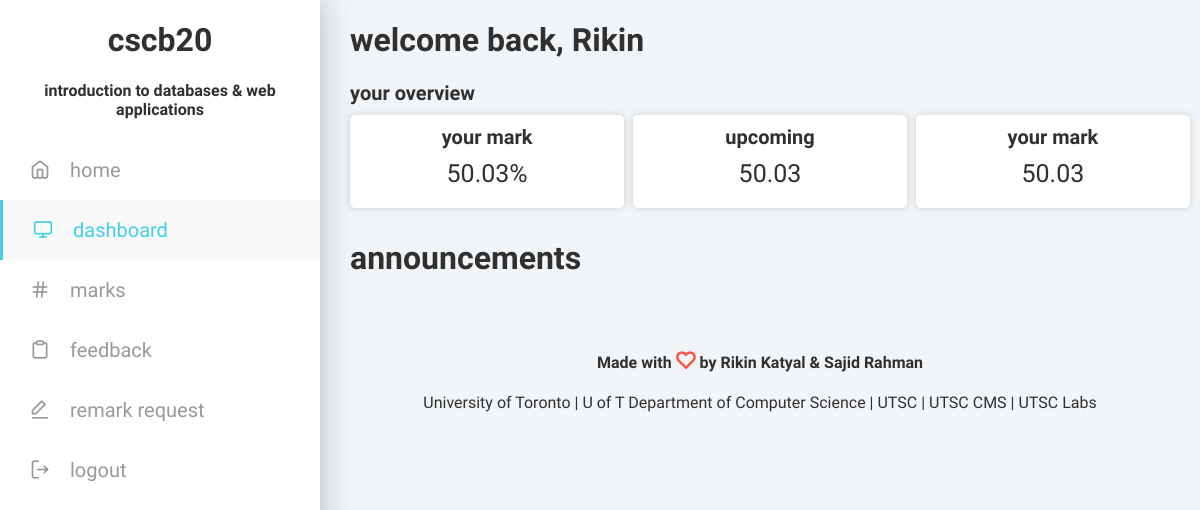
Page /dashboard/ (signed in) on the earlier database version.
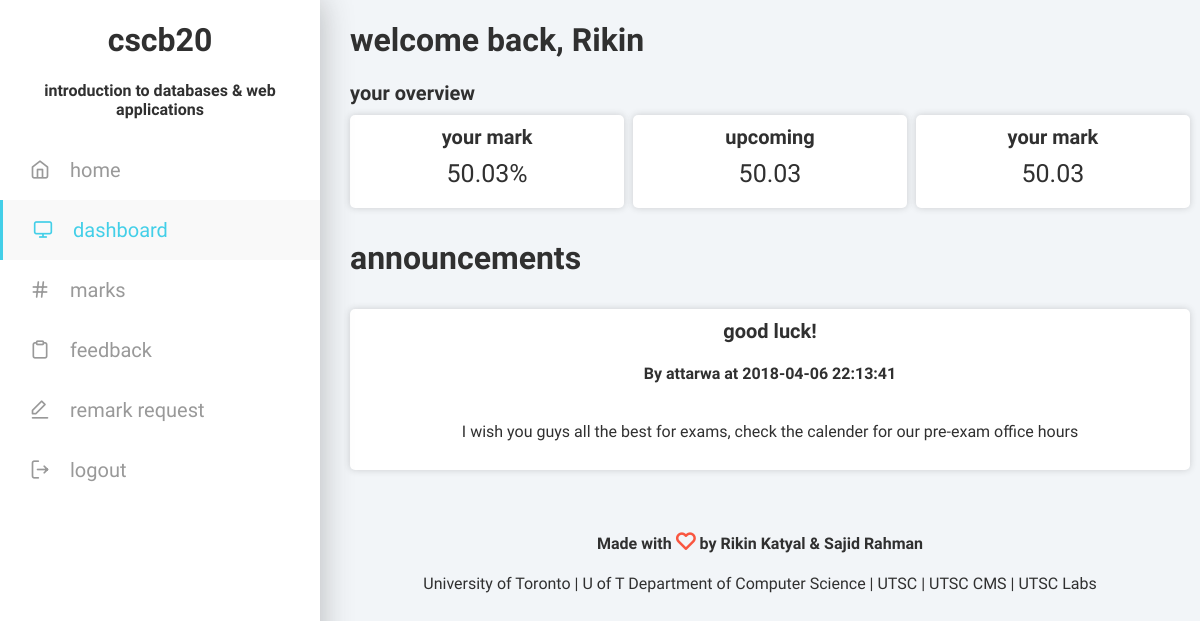
Same page on the later database version.
### tables this page shows
create table Announcements(
title varchar(255) not null,
body text not null,
createdBy varchar(25) not null,
createdAt varchar(255) not null
);

### htdocs/auth/config.php (called while the page is built, shortened)
<?php
  $mark_entries = array('practical', 'quiz1', 'quiz2', 'quiz3', 'a1', 'a2', 'a3', 'midterm', 'final');
?>

### htdocs/dashboard/index.php (the view, shortened to what this page needs)
<?php
  include("../auth/config.php");
  $mark = calculate_mark();
  function calculate_mark() {
    global $db;
    global $mark_entries;
    $sql = "select * from CourseDetails where courseCode='CSCB20'";
    $result = mysqli_query($db, $sql);
    $row = mysqli_fetch_array($result, MYSQLI_ASSOC);
    $mark = 0;
    foreach($mark_entries as $entry) {
      $mark += $_SESSION[$entry] * $row[$entry] * .01;
    }
    return $mark;
  }
  function nl2p($text) {
    return '<p>'.str_replace(array("\r\n", "\r", "\n"), '</p><p>', $text).'</p>';
  }
?>
<html lang="en">
<head>
    <link rel="stylesheet" type="text/css" href="../css/feather.css">
    <link rel="stylesheet" type="text/css" href="../css/index.css">
</head>
<body>
  <div id="container">
      <div id="sidebar">
          <h1>cscb20</h1>
          <h4>introduction to databases & web applications</h4>
          <nav>
            <a href="../">
              <div class="nav-item">
                <h2><i class="feather icon-home"></i>home</h2>
              </div>
            </a>
            <a href="./">
              <div class="nav-item active">
                <h2><i class="feather icon-monitor"></i>dashboard</h2>
              </div>
            </a>
            <a href="./<?php if ($_SESSION['account'] == 'instructor' or $_SESSION['account'] == 'ta') echo "instructor/" ?>marks/">
              <div class="nav-item">
                <h2><i class="feather icon-hash"></i>marks</h2>
              </div>
            </a>
            <?php
              if ($_SESSION['account'] != 'ta'){
                echo "
                <a href='./feedback'>
                  <div class='nav-item'>
                    <h2><i class='feather icon-clipboard'></i>feedback</h2>
                  </div>
                </a>
                ";
              }
            ?>
            <a href="./<?php if ($_SESSION['account'] == 'instructor' or $_SESSION['account'] == 'ta') echo "instructor/" ?>remark/">
              <div class="nav-item">
                <h2><i class="feather icon-edit-1"></i>remark request</h2>
              </div>
            </a>
            <a href="../auth/logout/">
              <div class="nav-item">
                <h2><i class="feather icon-log-out"></i>logout</h2>
              </div>
            </a>
          </nav>
        </div>
    <div id="content">
      <h1>welcome back, <?php echo $_SESSION['firstName'] ?></h1>
      <h2>your overview</h2>
      <div class="overview" id="dashboard">
        <?php
          if ($_SESSION['account'] == 'student') {
            echo "<a href='./marks/'>
            <div class='card'>
            <h2>your mark</h2>
            <h3>$mark%</h3>
            </div>
            </a>";
          }
        ?>
        <?php
          if ($_SESSION['account'] == 'student') {
            echo "<a href='../../calendar/'>
            <div class='card'>
            <h2>upcoming</h2>
            <h3>$mark</h3>
            </div>
            </a>";
          }
        ?>
        <?php
          if ($_SESSION['account'] == 'student') {
            echo "<a href='./marks/'>
            <div class='card'>
            <h2>your mark</h2>
            <h3>$mark</h3>
            </div>
            </a>";
          }
        ?>
      </div>
      <?php
        echo "<h1>announcements</h1>
        <div class='feedbacks'>";
        $sql = "select * from Announcements";
        $result = mysqli_query($db, $sql);
        while ($row = mysqli_fetch_array($result, MYSQLI_ASSOC)) {
          echo "<div class='card'>";
          echo "<h2>".$row['title']."</h2>";
          echo "<h4>By ".$row['createdBy']." at ".$row['createdAt']."</h4>";
          echo nl2p($row['body']);
          echo "</div>";
        }
        echo '</div>';
      ?>
      <footer>
        <p><b>Made with <i class="feather icon-heart"></i> by Rikin Katyal & Sajid Rahman</b></p>
        <p><a href="https://www.utoronto.ca/" target="_">University of Toronto</a> | <a href="http://web.cs.toronto.edu/" target="_">U of T Department of Computer Science</a> | <a href="http://www.utsc.utoronto.ca/home/" target="_">UTSC</a> | <a href="https://www.utsc.utoronto.ca/cms/computer-science-mathematics-statistics" target="_">UTSC CMS</a> | <a href="http://www.utsc.utoronto.ca/labs/"> UTSC Labs</a></p>
      </footer>
    </div>
  </div>
</body>
</html>

Differences in the rows shown:
added announcements: title "good luck!", createdBy "attarwa", createdAt "2018-04-06 22:13:41", body "I wish you guys all the best for exams, check the calender for our pre-exam office hours"
